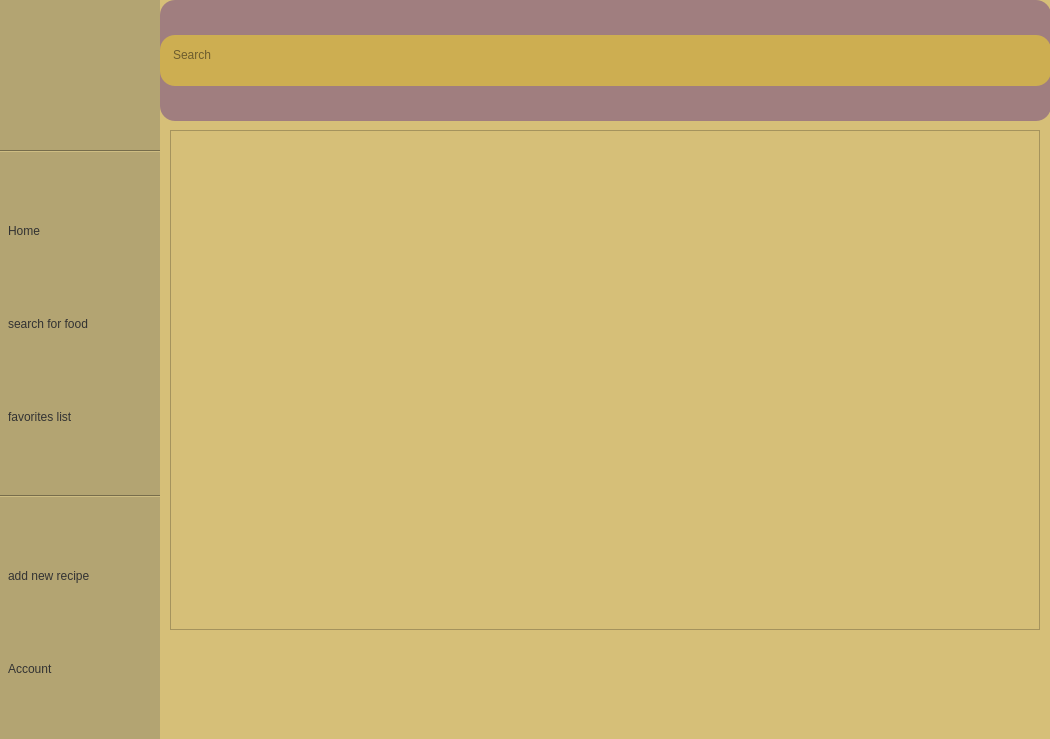
<?xml version="1.0" encoding="UTF-8"?>
<ui version="4.0">
 <class>MainWindow</class>
 <widget class="QMainWindow" name="MainWindow">
  <property name="geometry">
   <rect>
    <x>0</x>
    <y>0</y>
    <width>1050</width>
    <height>739</height>
   </rect>
  </property>
  <property name="minimumSize">
   <size>
    <width>650</width>
    <height>450</height>
   </size>
  </property>
  <property name="maximumSize">
   <size>
    <width>1050</width>
    <height>750</height>
   </size>
  </property>
  <property name="windowTitle">
   <string>MainWindow</string>
  </property>
  <widget class="QWidget" name="centralwidget">
   <property name="styleSheet">
    <string notr="true">QPushButton{
    background-color: rgb(245,245,245);
    border: none;
    border-radius: 15px;
    color: rgb(50,50,50);
    padding: 8px;
}

QPushButton:hover{
    background-color: rgb(255,255,255);   /* Trắng sáng hơn */
    color: black;
}

QPushButton:pressed{
    background-color: rgb(230,230,230);
}</string>
   </property>
   <widget class="QWidget" name="widget" native="true">
    <property name="geometry">
     <rect>
      <x>0</x>
      <y>0</y>
      <width>161</width>
      <height>741</height>
     </rect>
    </property>
    <property name="minimumSize">
     <size>
      <width>120</width>
      <height>651</height>
     </size>
    </property>
    <property name="maximumSize">
     <size>
      <width>170</width>
      <height>741</height>
     </size>
    </property>
    <property name="styleSheet">
     <string notr="true">background:#B3A472
</string>
    </property>
    <layout class="QVBoxLayout" name="verticalLayout">
     <item>
      <widget class="QPushButton" name="pushButton_6">
       <property name="text">
        <string/>
       </property>
      </widget>
     </item>
     <item>
      <widget class="Line" name="line_2">
       <property name="orientation">
        <enum>Qt::Horizontal</enum>
       </property>
      </widget>
     </item>
     <item>
      <widget class="QPushButton" name="pushButton">
       <property name="styleSheet">
        <string notr="true">text-align: left;</string>
       </property>
       <property name="text">
        <string>Home</string>
       </property>
       <property name="icon">
        <iconset>
         <normaloff>../accets/icon/icons8-home-50.png</normaloff>../accets/icon/icons8-home-50.png</iconset>
       </property>
      </widget>
     </item>
     <item>
      <widget class="QPushButton" name="pushButton_2">
       <property name="styleSheet">
        <string notr="true">text-align: left;</string>
       </property>
       <property name="text">
        <string>search for food</string>
       </property>
       <property name="icon">
        <iconset>
         <normaloff>../accets/icon/icons8-search-50.png</normaloff>../accets/icon/icons8-search-50.png</iconset>
       </property>
      </widget>
     </item>
     <item>
      <widget class="QPushButton" name="pushButton_3">
       <property name="styleSheet">
        <string notr="true">text-align: left;</string>
       </property>
       <property name="text">
        <string>favorites list</string>
       </property>
       <property name="icon">
        <iconset>
         <normaloff>../accets/icon/icons8-book-50 (1).png</normaloff>../accets/icon/icons8-book-50 (1).png</iconset>
       </property>
      </widget>
     </item>
     <item>
      <widget class="Line" name="line">
       <property name="orientation">
        <enum>Qt::Horizontal</enum>
       </property>
      </widget>
     </item>
     <item>
      <widget class="QPushButton" name="pushButton_4">
       <property name="styleSheet">
        <string notr="true">text-align: left;</string>
       </property>
       <property name="text">
        <string>add new recipe</string>
       </property>
       <property name="icon">
        <iconset>
         <normaloff>../accets/icon/icons8-plus-50.png</normaloff>../accets/icon/icons8-plus-50.png</iconset>
       </property>
      </widget>
     </item>
     <item>
      <widget class="QPushButton" name="pushButton_5">
       <property name="styleSheet">
        <string notr="true">text-align: left;</string>
       </property>
       <property name="text">
        <string>Account</string>
       </property>
       <property name="icon">
        <iconset>
         <normaloff>../accets/icon/icons8-account-50.png</normaloff>../accets/icon/icons8-account-50.png</iconset>
       </property>
      </widget>
     </item>
    </layout>
   </widget>
   <widget class="QWidget" name="widget_2" native="true">
    <property name="geometry">
     <rect>
      <x>160</x>
      <y>-10</y>
      <width>891</width>
      <height>950</height>
     </rect>
    </property>
    <property name="minimumSize">
     <size>
      <width>750</width>
      <height>950</height>
     </size>
    </property>
    <property name="maximumSize">
     <size>
      <width>891</width>
      <height>651</height>
     </size>
    </property>
    <property name="styleSheet">
     <string notr="true">background:#D6BF78</string>
    </property>
    <widget class="QWidget" name="widget_3" native="true">
     <property name="geometry">
      <rect>
       <x>0</x>
       <y>10</y>
       <width>891</width>
       <height>121</height>
      </rect>
     </property>
     <property name="minimumSize">
      <size>
       <width>0</width>
       <height>100</height>
      </size>
     </property>
     <property name="maximumSize">
      <size>
       <width>16777215</width>
       <height>150</height>
      </size>
     </property>
     <property name="styleSheet">
      <string notr="true">background-color: #A07E7F;
border-radius: 15px;</string>
     </property>
     <layout class="QVBoxLayout" name="verticalLayout_2">
      <property name="topMargin">
       <number>0</number>
      </property>
      <item>
       <widget class="QFrame" name="frame_2">
        <property name="enabled">
         <bool>true</bool>
        </property>
        <property name="minimumSize">
         <size>
          <width>0</width>
          <height>51</height>
         </size>
        </property>
        <property name="maximumSize">
         <size>
          <width>16777215</width>
          <height>51</height>
         </size>
        </property>
        <property name="styleSheet">
         <string notr="true">background-color: #CDAE51;</string>
        </property>
        <property name="frameShape">
         <enum>QFrame::StyledPanel</enum>
        </property>
        <property name="frameShadow">
         <enum>QFrame::Raised</enum>
        </property>
        <layout class="QHBoxLayout" name="horizontalLayout_3">
         <property name="topMargin">
          <number>9</number>
         </property>
         <item>
          <widget class="QTextEdit" name="search_input">
           <property name="styleSheet">
            <string notr="true">color: #0B090A;
font: 12pt &quot;Segoe UI&quot;;</string>
           </property>
           <property name="placeholderText">
            <string>Search</string>
           </property>
          </widget>
         </item>
         <item>
          <widget class="QLabel" name="label_5">
           <property name="maximumSize">
            <size>
             <width>25</width>
             <height>25</height>
            </size>
           </property>
           <property name="text">
            <string notr="true"/>
           </property>
           <property name="pixmap">
            <pixmap>../../../../../Admin/Documents/app_producer_advanced/PetAdoptionApp/img/icons8-search-64.png</pixmap>
           </property>
           <property name="scaledContents">
            <bool>true</bool>
           </property>
          </widget>
         </item>
        </layout>
       </widget>
      </item>
     </layout>
    </widget>
    <widget class="QScrollArea" name="scrollArea">
     <property name="geometry">
      <rect>
       <x>10</x>
       <y>140</y>
       <width>870</width>
       <height>500</height>
      </rect>
     </property>
     <property name="widgetResizable">
      <bool>true</bool>
     </property>
     <widget class="QWidget" name="result_list">
      <property name="geometry">
       <rect>
        <x>0</x>
        <y>0</y>
        <width>868</width>
        <height>498</height>
       </rect>
      </property>
     </widget>
    </widget>
   </widget>
  </widget>
 </widget>
 <resources/>
 <connections/>
</ui>
